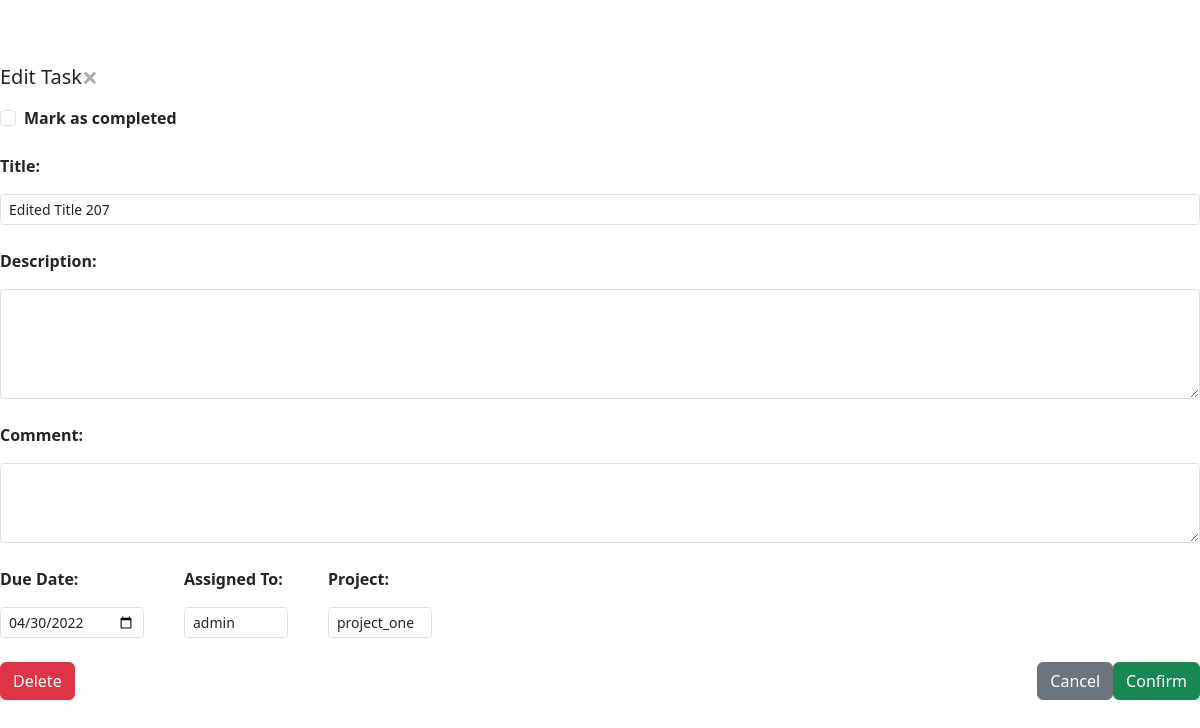
Screenshot of /edit_task/15/ (signed in) with the database file from the repository.
### todo_apps/models.py (models this page shows, shortened)
class Task(models.Model):
    text_title = models.CharField(max_length=200)
    text_desc = models.TextField(max_length=10000, blank=True, null=True,)
    date_added = models.DateTimeField(auto_now_add=True)
    owner = models.ForeignKey(User, on_delete=models.CASCADE)
    comment = models.TextField(max_length=10000, blank=True, null=True)
    date_due = models.DateField()
    status = models.BooleanField(default=False)
    project = models.ForeignKey(Project, on_delete=models.CASCADE, blank=True, null=True)

### todo_apps/views.py (the view)
# urls.py: path('edit_task/<int:task_id>/', views.edit_task, name="edit_task"),
@login_required
def edit_task(request, task_id):
    task = Task.objects.get(id=task_id)
    if request.method != 'POST':
        form = TaskForm(instance=task)
    else:
        form = TaskForm(instance=task, data=request.POST)
        if form.is_valid():
            edit_task = form.save(commit=False)
            edit_task.project = Project.objects.get(assigned_users=request.user)
            edit_task.save()
    context = {'task': task, "form": form}
    return render(request, 'todo_apps/edit_task.html', context)

### todo_apps/forms.py
class TaskForm(forms.ModelForm):
    class Meta:
        model = Task
        fields = ['text_title', 'text_desc', 'comment', 'date_due', 'owner', 'status', 'project']
        labels = {'text_title': 'Title', 'text_desc': 'Description', 'comment': 'Comment', 'date_due': 'Due date', 'owner': 'Owner', 'status': 'Status', 'project': 'Project'}

### todo_apps/models.py (called while the page is built)
    def __str__(self):
        return self.project_title

### todo_apps/templates/todo_apps/edit_task.html (shortened to what this page needs)
{% load bootstrap5 %}
{% load static %}
{% bootstrap_css %}
{% load widget_tweaks %}
<html lang="en">
  <head>
    <link rel="stylesheet" href="{% static 'css/style.css' %}">
  </head>
    <form hx-post="{% url 'todo_apps:edit_task'  task.id %}">
        <div class="modal-header">
          <h5 class="modal-title">Edit Task</h5>
          <span class="closeX">&times;</span>
        </div>
        <div class="modal-body overflow-auto pb-4">
          <div class="form-check mt-2">
            <strong>Mark as completed</strong>
            {% render_field form.status|attr:"type:checkbox" class="form-check-input" id="flexCheckDefault"  %}
          </div>
            <div class="form-group mt-4">
              <strong>Title: </strong>
              {% render_field form.text_title class="form-control mt-3 form-control-sm" style="max-height: 150px;" %}
            </div>
            <div class="form-group mt-4">
              <strong>Description: </strong>
              {% render_field form.text_desc class="form-control mt-3 form-control-sm" style="max-height: 110px;" %}
            </div>
            <div class="form-group mt-4">
              <strong>Comment: </strong>
              {% render_field form.comment class="form-control mt-3 form-control-sm" style="max-height: 80px;" %}
            </div>
            <div class="d-flex bd-highlight">
            <div class="form-group mt-4 bd-highlight">
              <strong>Due Date: </strong>
              {% render_field form.date_due|attr:"type:date" class="form-control mt-3 form-control-sm" style="max-width: 150px;" %}
            </div>
            <div class="form-group mt-4 bd-highlight" style="margin-left: 2.5rem;">
              <strong>Assigned To: </strong>
              {% render_field form.owner|attr:"select" class="form-control mt-3 form-control-sm" %}
            </div>
            {% if request.user.is_superuser %}
            <div class="form-group mt-4 bd-highlight" style="margin-left: 2.5rem;">
              <strong>Project: </strong>
              {% render_field form.project|attr:"select" class="form-control mt-3 form-control-sm" %}
            </div>
            {% endif %}
            </div>
        </div>
        <div class="modal-footer d-flex bd-highlight">
            <div class="flex-grow-1 bd-highlight">
              <button class="btn btn-danger" id="delete-task-prevent">Delete</button>
            </div>
            <div class="bd-highlight">
                <button class="d-inline btn btn-secondary" id="cancel-task">Cancel</button>
            </div>
            <div class="bd-highlight">
                <button class="d-inline btn btn-success" id="save-edit-task" type="submit">Confirm</button>
            </div>
        </div>
      </form>

### todo_apps/static/css/style.css (style rules this page uses)
html, body { overflow-x: hidden; overflow-y: visible; }
.closeX { color: #aaaaaa; float: right; font-size: 28px; font-weight: bold; }

### rows the page displays
Task: text_title "Edited Title 207", date_due "04/30/2022", owner "admin", project "project_one"
